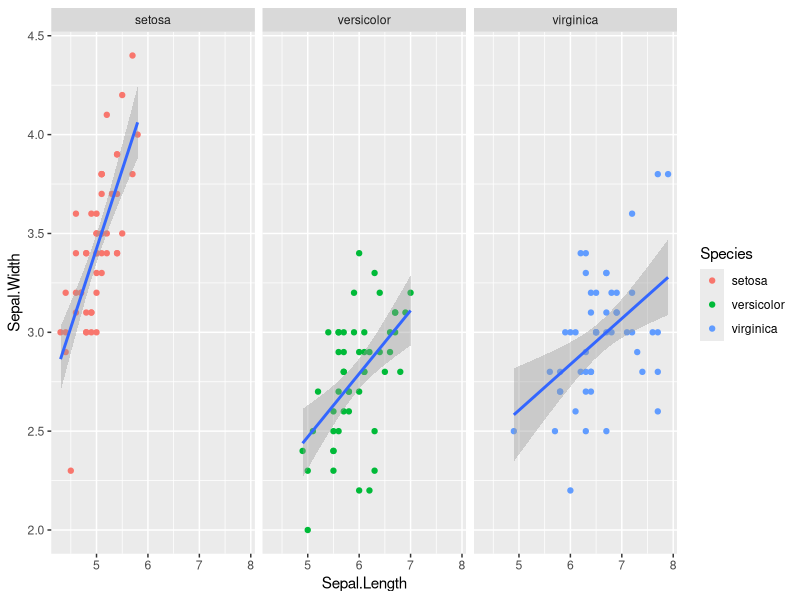
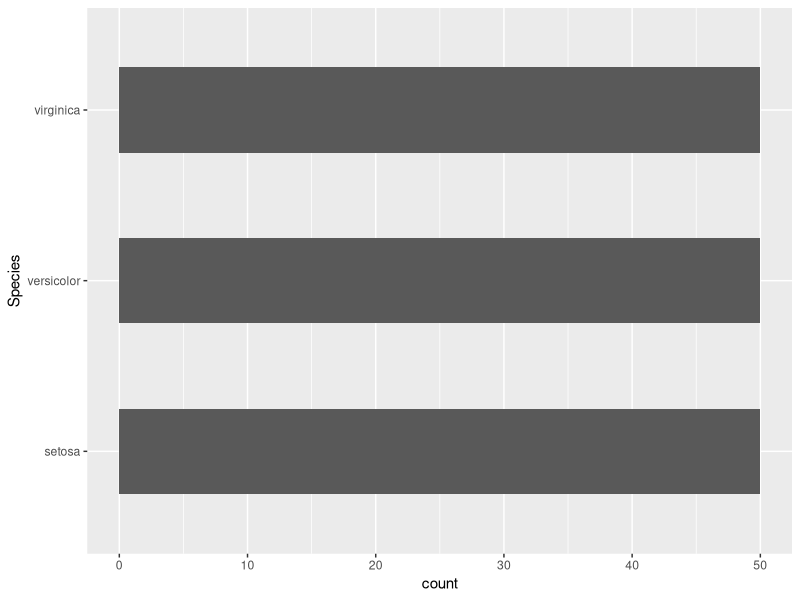
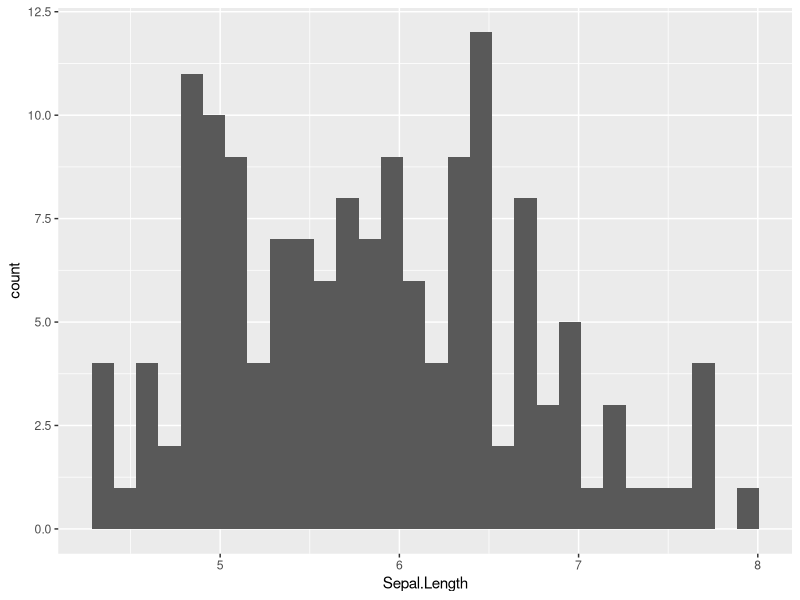
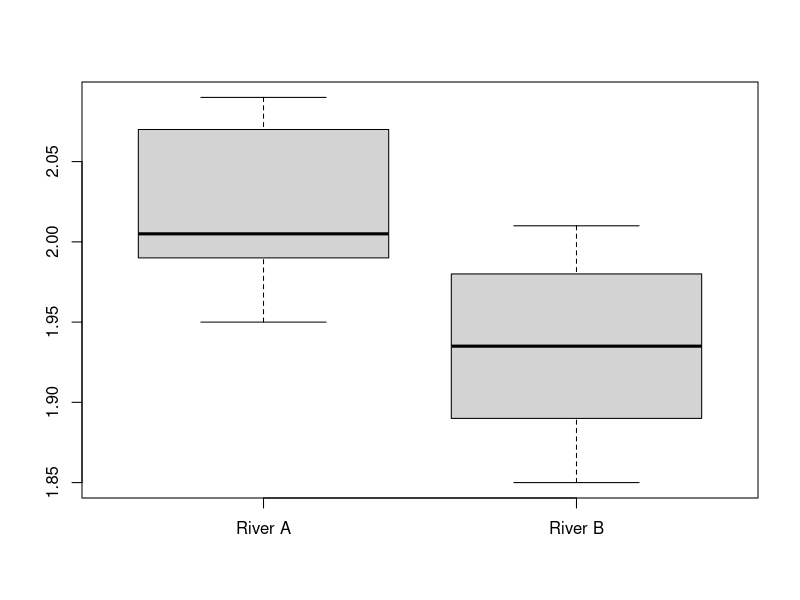
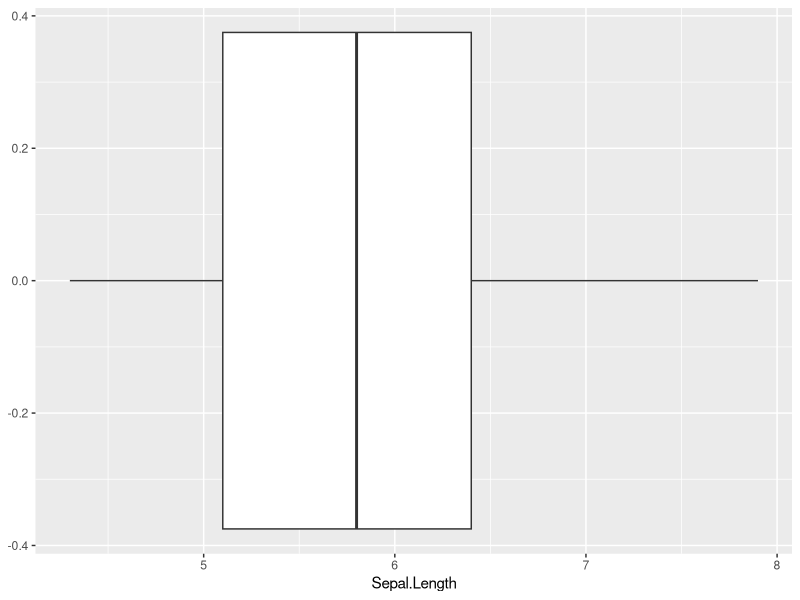
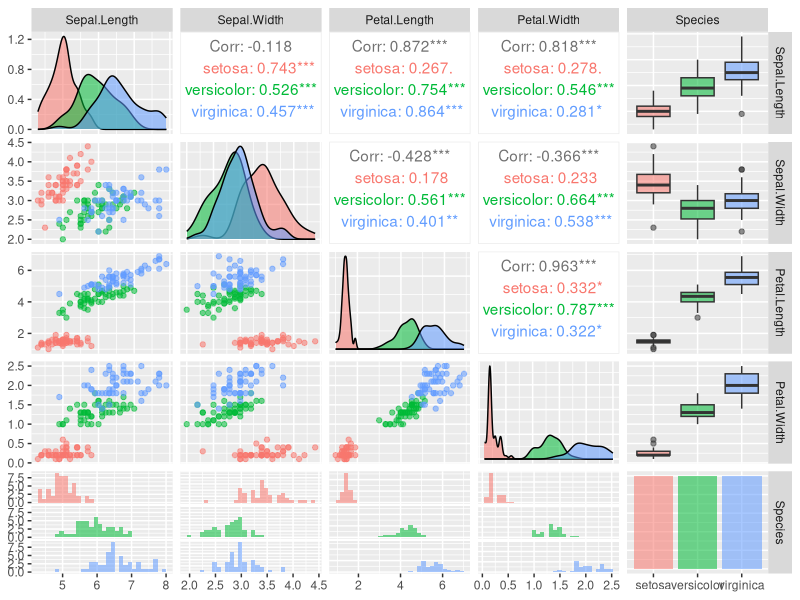
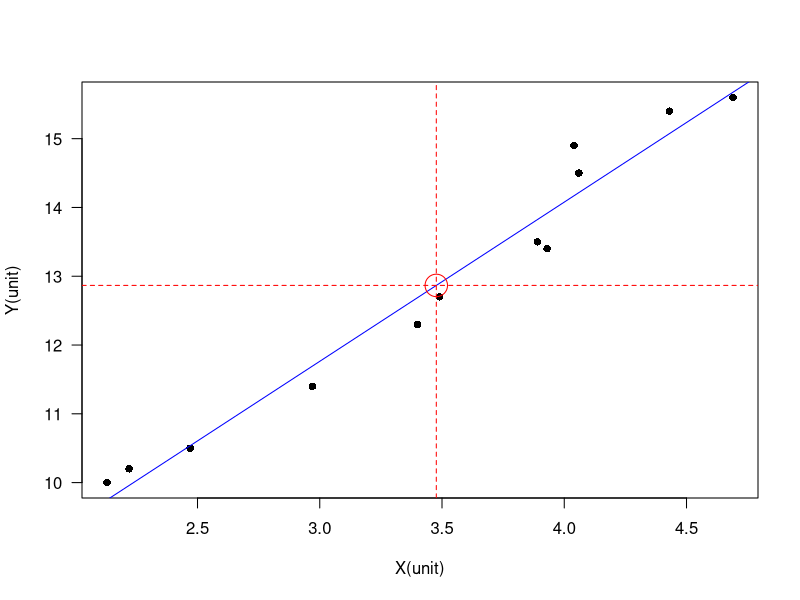

Write the R code that produced these figures, in order.
## ---- chunk 1
knitr::opts_chunk$set(echo = TRUE,
                      message = FALSE,
                      warning = FALSE,
                      fig.align = "center")
## ---- chunk 2
library(ggplot2)
ggplot(iris, aes(x = Sepal.Length, y = Sepal.Width)) + 
  geom_point(aes(x = Sepal.Length, y = Sepal.Width, color = Species)) + 
  geom_smooth(method = "lm") + facet_wrap(~ Species)
## ---- chunk 3
library(ggplot2)
ggplot(iris) + geom_bar(aes(Species), width = 0.5) + coord_flip()
## ---- chunk 4
library(ggplot2)
ggplot(iris) + geom_histogram(aes(Sepal.Length))
## ---- chunk 5
# R built-in way
River_A <- c(2, 1.95, 1.99, 2.08, 1.99, 1.95, 2.03, 2.09, 2.07, 2.01)
River_B <- c(1.85, 1.94, 1.87, 1.89, 1.91, 1.93, 2.01, 2, 1.96, 1.98)
boxplot(River_A, River_B, names = c('River A','River B'))
# ggplot2 way
library(ggplot2)
ggplot(iris) + geom_boxplot(aes(Sepal.Length))
## ---- chunk 6
# install.packages("GGally")
library(GGally)
ggpairs(iris, aes(colour=Species, alpha=0.5))
## ---- chunk 7
# Random sampling
df <- data.frame(x = c(1, 2, 3, 4, 5, 6, 7, 8, 9, 10),
                 y = c('a', 'b', 'c', 'd', 'e', 'f', 'g', 'h', 'i' ,'j'))   
sample(df$y[df$x > 5], 2)
sample(df$y[df$x <= 5], 2)
## ---- chunk 8
x=c(1,2,NA,4)
mean(x, na.rm = TRUE)   # Remove NA within a function
x <- x[!is.na(x)]   # Adjust dataset (multidimensional data filtering) selected an undefined column. Need to add ', !is.na(***)' after it.
x <- x[x != boxplot(x, plot=FALSE)$out]   # Excluded outliers from the dataset
## ---- chunk 9
cor_coe <- function(x, y){
  N <- length(x)
  co <- 1 / (N - 1) * sum((y - mean(y)) * (x - mean(x)))
  sx <- sd(x)
  sy <- sd(y)
  co / (sx * sy)
}
## ---- chunk 10
x <- 2
n <- 2
p <- 0.5
dbinom(x, size = n, prob = p)  # Same as choose(n, x) * p^x * (1-p)^(n-x)
## ---- chunk 11
x <- c(24, 36, 44, 35, 44, 34, 29, 40, 39, 43, 41, 32, 33, 29, 29, 43, 25, 39, 25, 42, 
       29, 22, 22, 25, 14, 15, 14, 29, 25, 27, 22, 24, 18, 17)
mu <- 29
sd_p <- 9
x_bar <- mean(x)
se <- sd_p / sqrt(length(x))
(z_score <- (x_bar - mu) / se)
(z_critical <- qnorm(1 - 0.05))
(p_value <- pnorm(z_score))
## ---- chunk 12
mu <- 100
x <- c(91, 100, 70, 87, 104, 92, 104, 88, 72, 119)
t.test(x, mu = mu , alternative = "less", conf.level = 0.05)   # One-tailed

mu <- 0.02
x <- c(0.011, 0.021, 0.001, 0.007, 0.031, 0.023, 0.026, 0.019)
t.test(x, mu = 0.02, alternative = "two.sided", conf.level = 0.1)   # Two-tailed

x1 <- c(24.58, 22.09, 23.70, 18.89, 22.02, 28.71, 24.44, 20.91, 23.83, 20.83)
x2 <- c(21.61, 19.06, 20.72, 15.77, 19, 25.88, 21.48, 17.85, 20.86, 17.77)
t.test(x1, x2, var.equal = TRUE, alternative = "two.sided", mu = 0)   # Two samples
## ---- chunk 13
x1 <- c(24.58, 22.09, 23.70, 18.89, 22.02, 28.71, 24.44, 20.91, 23.83, 20.83)
x2 <- c(21.61, 19.06, 20.72, 15.77, 19, 25.88, 21.48, 17.85, 20.86, 17.77)
var.test(x2, x1, ratio = 1, alternative = "two.sided", conf.level = 0.95)   # Two set of data "x1, x2" ANOVA calculation

dtf <- data.frame(before = c(198, 201, 210, 185, 204, 156, 167, 197, 220, 186),
                  one = c(194, 203, 200, 183, 200, 153, 166, 197, 215, 184),
                  two = c(191, 200, 192, 180, 195, 150, 167, 195, 209, 179),
                  three = c(188, 196, 188, 178, 191, 145, 166, 192, 205, 175))
rownames(dtf) <- LETTERS[1:10]
dtf2 <- stack(dtf)
names(dtf2) <- c("w", "level")
w_aov <- aov(w ~ level, data = dtf2)
summary(w_aov)
dtf2$subject <- rep(LETTERS[1:10], 4)
w_aov2 <- aov(w ~ level + Error(subject/level), data = dtf2)
summary(w_aov2)    # One-way ANOVA, judging significance based on the '*' symbol after Pr(>F)

dtf <- data.frame(w = c(90,95,100,75,78,90,120,125,130,100,118,112,125,130,135,118,125,132),
                  diet = rep(c("Diet1", "Diet2", "Diet3"), each = 6),
                  gender = rep(c("Male", "Female"), each = 3))
aov_wg <- aov(w ~ diet * gender, data = dtf)
summary(aov_wg)    # Two-way ANOVA, judging significance based on the '*' symbol after Pr(>F)
## ---- chunk 14
dtf <- data.frame(colour = c("red", "white", "pink"),   # One-category X^2 test
                  observed = c(72, 63, 125))   # H0:The ratio of red to white to pink is 1:1:2
dtf$expected <- sum(dtf$observed) * c(1, 1, 2) / 4
df <- nrow(dtf) - 1
(chi_sq_score <- sum((dtf$observed - dtf$expected)^2 / dtf$expected))
(critical_point <- qchisq(0.05, df, lower.tail = FALSE))
(p_value <- pchisq(chi_sq_score, df, lower.tail = FALSE))

dtf <- data.frame(Endangered = c(162, 143, 38, 17, 45),   # Multiple-category X^2 test
                  Threatened = c( 18,  16, 19, 10, 32), 
                  row.names = c('Mammals', 'Birds', 'Reptiles', 'Amphibians', 'Fish'))
chisq.test(dtf)   # Yates’ correction
## ---- chunk 15
# Hypothesis test
dtf0 <- read.csv("data/students_env221.csv")
dtf <- dtf0[dtf0$SHOE != boxplot(dtf0$SHOE, plot=FALSE)$out & !is.na(dtf0$SHOE), ]    # Excluded NA and outliers.
env_lm <- lm(SHOE ~ HEIGHT, data = dtf)
env_lm$coefficients       # Intercept & Slope

# Hypothesis test about correlation (continue)
(r <- cor(dtf$HEIGHT, dtf$SHOE))    # correlation coefficient
r ^ 2       # coefficient of determination. When R^2 is closer to 1, it means that the related equation is more referential; The closer to 0, the less referential.
n <- nrow(dtf)
(t_score <- r * sqrt((n-2) / (1 - r ^ 2)))
(t_critical <- qt(0.975, df = n - 2))
(p_value <- pt(t_score, df = n - 2, lower.tail = FALSE) * 2)
summary(env_lm)    # Quick method, where R-squared represents the correlation coefficient.

# Hypothesis test about slope (continue)
summary(env_lm)    # Quick method, where the HEIGHT column represents the slope and includes t-scores and p-values.
(t_critical <- qt(0.975, df = n - 2))

# Hypothesis test about intercept (continue)
summary(env_lm)     # Quick method, the intercept column is both the slope, including t-scores and p-values.
(t_critical <- qt(0.025, df = n - 1))

# Visualization (another example)
X <- c(4.69, 4.43, 4.04, 4.06, 3.89, 3.93, 3.49, 3.4, 2.97, 2.47, 2.22, 2.13)
Y <- c(15.6, 15.4, 14.9, 14.5, 13.5, 13.4, 12.7, 12.3, 11.4, 10.5, 10.2, 10.0)
dtf <- data.frame(X, Y)
XY_lm <- lm(Y ~ X, data = dtf)
plot(x = dtf$X, y = dtf$Y, xlab = "X(unit)", ylab = "Y(unit)", las = 1, pch = 16)
abline(XY_lm, col = "blue")
mean_X <- mean(dtf$X, na.rm = TRUE)
mean_Y <- mean(dtf$Y, na.rm = TRUE)
points(x = mean_X, y = mean_Y, col = "red", cex = 3)
abline(h = mean_Y, v = mean_X, col = "red", lty = 2)
## ---- chunk 16
sessionInfo()
